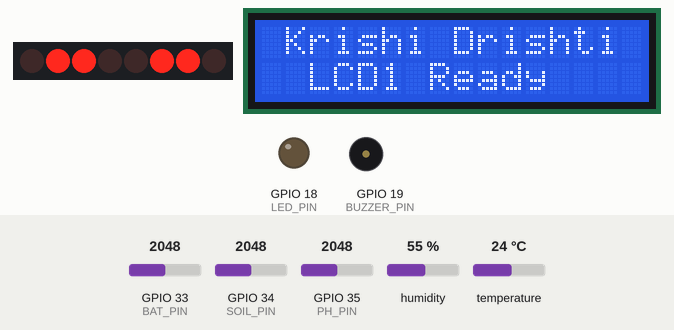
Simulated run of this sketch. Board: ESP32. Parts: 8 port-expander outputs drawn as a row of LEDs (first output left, lit = HIGH), 16×2 character LCD, output pins drawn as LEDs (lit = HIGH), buzzer (waves = sounding). Wiring (inferred from the names in the program): PCF8574 port expander at I2C address 0x27. Wiring (inferred from the signals the program sends): row of LEDs: on Q0, Q1, Q2, Q3, Q4, Q5, Q6, Q7. The test bench sets the inputs (shaded band); at power-on: temperature 24 °C, GPIO 35 (PH_PIN) = 2048, GPIO 34 (SOIL_PIN) = 2048, GPIO 33 (BAT_PIN) = 2048, humidity 55 %. WiFi joins after 1.5 s; servers stay silent unless stated; uploads are accepted with an empty reply; what the sketch prints to the serial monitor is not drawn.

Above: at 1.0 s.
At 9.0 s:
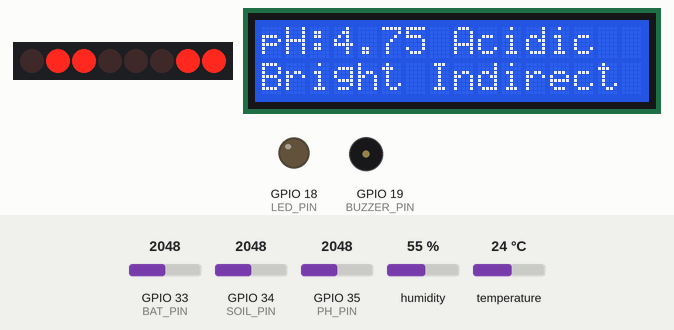
9.1 s: temperature set to 33 °C
At 13.1 s:
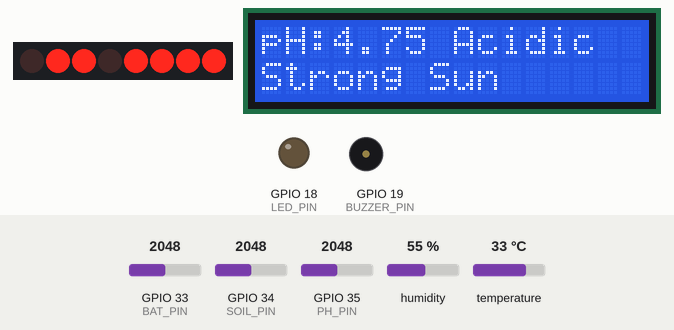
13.4 s: GPIO 35 (PH_PIN) set to 1911
At 17.7 s:
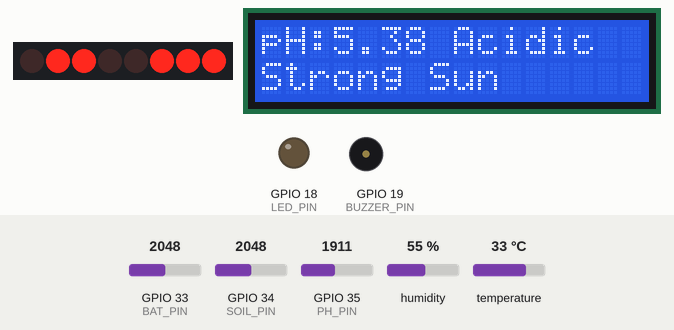
19.9 s: GPIO 35 (PH_PIN) set to 1858
At 21.6 s:
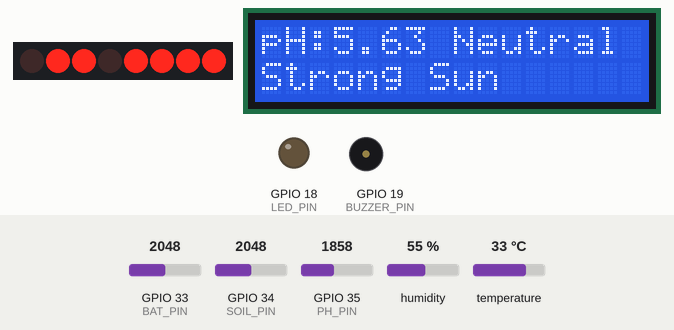
23.9 s: GPIO 34 (SOIL_PIN) set to 2641
29.4 s: GPIO 34 (SOIL_PIN) set to 2763
At 32.18 s:
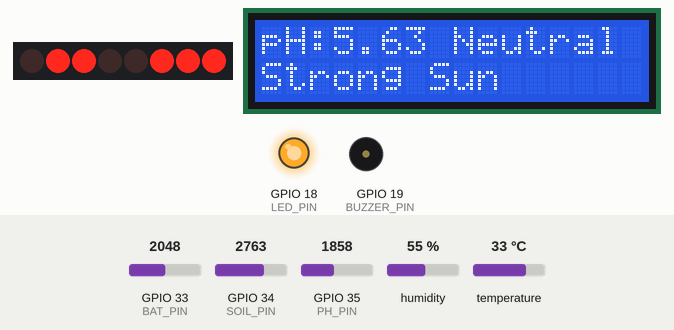
32.3 s: GPIO 33 (BAT_PIN) set to 2866
Timing chart, 0 to 64.8 s (numbered marks = the images above; inputs shaded):
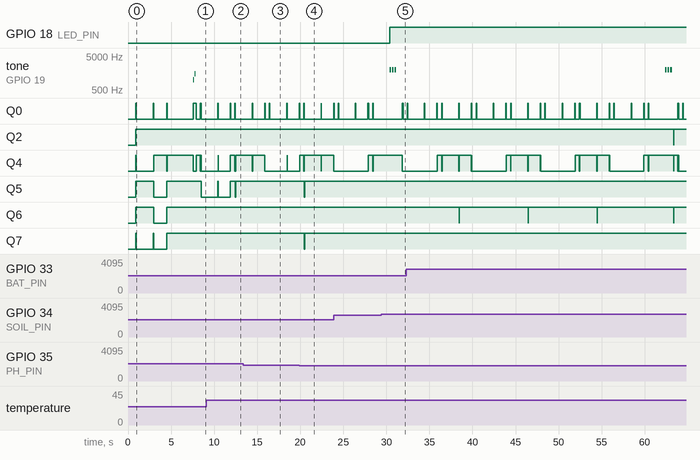

Measured:
- the behaviour switches between 1886 and 1885 on GPIO 35 (PH_PIN) (found by bisection; images 3 and 4)
- the behaviour switches between 2690 and 2691 on GPIO 34 (SOIL_PIN) (found by bisection; images 4 and 5)
- after the input at 9.1 s, the display: first differs from a run without the input after 3.3 s (image 2 shows a later state)
- after the input at 19.9 s, the display: first differs from a run without the input after 0.52 s (image 4 shows a later state)
- after the input at 29.4 s, GPIO 18 (LED_PIN): LOW → HIGH after 0.98 s; tone on GPIO 19 (BUZZER_PIN): alternates 2000 Hz for 0.20 s and silent for 0.10 s, 6 changes in all, then stays silent, starting after 0.98 s
- what the display in image 0 shows lasts 1.9 s, from 1.0 s to 2.9 s

The sketch:

krishi_drishti_v3.ino
```cpp
// ================================================================
//  Krishi Drishti v3 — BH1750 DISABLED
//  Light status now derived from TEMPERATURE only
//  All other sensors remain the same
// ================================================================

#include <DHT.h>
#include <Wire.h>
#include <LiquidCrystal_I2C.h>
#include <WiFi.h>
#include <HTTPClient.h>

// ================================================================
//  WIFI & SERVER
// ================================================================
const char* WIFI_SSID     = "Redmi 13";
const char* WIFI_PASSWORD = "12345678";
const char* SERVER_URL    = "http://192.168.137.207:8080/api/data";

// ================================================================
//  PINS
// ================================================================
#define SOIL_PIN    34
#define PH_PIN      35
#define DHT_PIN      4
#define DHT_TYPE    DHT22
#define BUZZER_PIN  19
#define LED_PIN     18
#define BAT_PIN     33
#define LCD2_SDA    25
#define LCD2_SCL    26

TwoWire I2C_BUS2 = TwoWire(1);

DHT               dht(DHT_PIN, DHT_TYPE);
LiquidCrystal_I2C lcd1(0x27, 16, 2);
LiquidCrystal_I2C lcd2(0x27, 16, 2);

// ================================================================
//  CALIBRATION
// ================================================================
int   SOIL_DRY      = 3200;
int   SOIL_WET      = 1500;
float PH_SLOPE      = -5.70;
float PH_OFFSET     =  14.16;
const float R1          = 100000.0;
const float R2          =  47000.0;
const float VREF        =       3.3;
const float BAT_FULL_V  =       8.4;
const float BAT_EMPTY_V =       6.0;

// ================================================================
//  SENSOR STATE
// ================================================================
float  g_temp = 0, g_humidity = 0, g_pH = 0;
int    g_soilPercent = 0, g_soilRaw = 0;
float  g_batVoltage  = 0;
int    g_batPercent  = 0;
String g_soilStatus  = "---";
String g_tempStatus  = "---";
String g_lightStatus = "---";   // derived from temp
String g_lightAdvice = "---";   // advice based on temp
String g_lightDetail = "---";   // extra detail
String g_phStatus    = "---";
String g_batStatus   = "---";

unsigned long previousMillis = 0;
unsigned long lcd2FlipMillis = 0;
byte          lcd2Page       = 0;

const unsigned long READ_INTERVAL  = 2000;
const unsigned long LCD2_FLIP_TIME = 4000;
const byte          SAMPLE_COUNT   = 30;

// ================================================================
//  BUZZER COOLDOWN
// ================================================================
unsigned long lastDryAlertTime  = 0;
unsigned long lastPhAlertTime   = 0;
unsigned long lastBatAlertTime  = 0;
unsigned long lastTempAlertTime = 0;
const unsigned long DRY_ALERT_INTERVAL  = 30000;
const unsigned long PH_ALERT_INTERVAL   = 60000;
const unsigned long BAT_ALERT_INTERVAL  = 120000;
const unsigned long TEMP_ALERT_INTERVAL = 60000;

// ================================================================
//  HELPERS
// ================================================================
int readAverage(byte pin) {
  long total = 0;
  for (byte i = 0; i < SAMPLE_COUNT; i++) {

    total += analogRead(pin); delay(5);

    }
  return total / SAMPLE_COUNT;
}
void beep(int f, int ms) { tone(BUZZER_PIN, f); delay(ms); noTone(BUZZER_PIN); }
void dryAlert()  { for (int i = 0; i < 3; i++) { beep(2000, 200); delay(100); } }
void batAlert()  { beep(800, 500); delay(200); beep(800, 500); }
void phAlert()   { beep(1200, 300); delay(150); beep(1200, 300); }
void tempAlert() { beep(1800, 300); delay(100); beep(1800, 300); delay(100); beep(1800, 300); }

// ================================================================
//  LCD2 LOW-LEVEL WRITE
// ================================================================
#define LCD_ADDR      0x27
#define LCD_BACKLIGHT 0x08
#define LCD_EN        0x04
#define LCD_RW        0x02
#define LCD_RS        0x01

void lcd2_write4bits(uint8_t value) {
  I2C_BUS2.beginTransmission(LCD_ADDR);
  I2C_BUS2.write(value | LCD_BACKLIGHT);
  I2C_BUS2.endTransmission();
  delayMicroseconds(1);
  I2C_BUS2.beginTransmission(LCD_ADDR);
  I2C_BUS2.write((value | LCD_EN) | LCD_BACKLIGHT);
  I2C_BUS2.endTransmission();
  delayMicroseconds(1);
  I2C_BUS2.beginTransmission(LCD_ADDR);
  I2C_BUS2.write((value & ~LCD_EN) | LCD_BACKLIGHT);
  I2C_BUS2.endTransmission();
  delayMicroseconds(50);
}
void lcd2_send(uint8_t value, uint8_t mode) {
  uint8_t hi = (value & 0xF0) | mode;
  uint8_t lo = ((value << 4) & 0xF0) | mode;
  lcd2_write4bits(hi);
  lcd2_write4bits(lo);
}
void lcd2_cmd(uint8_t cmd) { lcd2_send(cmd, 0);     delayMicroseconds(2000); }
void lcd2_char(uint8_t ch) { lcd2_send(ch, LCD_RS); delayMicroseconds(50);   }
void lcd2_init() {
  delay(50);
  lcd2_write4bits(0x30); delay(5);
  lcd2_write4bits(0x30); delayMicroseconds(150);
  lcd2_write4bits(0x30); delayMicroseconds(150);
  lcd2_write4bits(0x20); delayMicroseconds(150);
  lcd2_cmd(0x28); lcd2_cmd(0x08); lcd2_cmd(0x01);
  delay(2);
  lcd2_cmd(0x06); lcd2_cmd(0x0C);
}
void lcd2_clear()                             { lcd2_cmd(0x01); delay(2); }
void lcd2_setCursor(uint8_t col, uint8_t row) {
  uint8_t offsets[] = {0x00, 0x40};
  lcd2_cmd(0x80 | (col + offsets[row]));
}
void lcd2_print(const char* str) { while (*str) lcd2_char(*str++); }
void lcd2_print(String s)        { lcd2_print(s.c_str()); }
void lcd2_print(int n)           { lcd2_print(String(n)); }
void lcd2_print(float f, int d)  { lcd2_print(String(f, d)); }

// ================================================================
//  BATTERY
// ================================================================
void readBattery() {
  int   raw    = readAverage(BAT_PIN);
  float vPin   = raw * (VREF / 4095.0);
  g_batVoltage = vPin * ((R1 + R2) / R2);
  g_batPercent = (int)((g_batVoltage - BAT_EMPTY_V) / (BAT_FULL_V - BAT_EMPTY_V) * 100.0);
  g_batPercent = constrain(g_batPercent, 0, 100);
  if      (g_batPercent > 70) g_batStatus = "Good";
  else if (g_batPercent > 30) g_batStatus = "Low";
  else                         g_batStatus = "Critical";
}

// ================================================================
//  LIGHT STATUS DERIVED FROM TEMPERATURE
//
//  Logic: Temperature tells us what time of day / season it is
//  and what kind of light environment the plant is likely in
//
//  < 5°C    = Freezing dark / winter night
//  5–10°C   = Cold dark / early morning
//  10–15°C  = Cool / low morning light
//  15–20°C  = Cool bright / morning sun
//  20–25°C  = Ideal / bright indirect
//  25–30°C  = Warm / good sunlight
//  30–35°C  = Hot / strong direct sun
//  35–40°C  = Very hot / intense sun
//  > 40°C   = Extreme / dangerous heat
// ================================================================
void calcLightFromTemp() {

  if (g_temp < 5) {
    g_lightStatus = "Dark";
    g_lightAdvice = "Freezing & Dark";
    g_lightDetail = "Move inside now!";
  }
  else if (g_temp < 10) {
    g_lightStatus = "Very Dark";
    g_lightAdvice = "Cold & Dark";
    g_lightDetail = "Needs warmth+light";
  }
  else if (g_temp < 15) {
    g_lightStatus = "Low Light";
    g_lightAdvice = "Cool,low light";
    g_lightDetail = "Move to window";
  }
  else if (g_temp < 18) {
    g_lightStatus = "Dim Light";
    g_lightAdvice = "Cool & Dim";
    g_lightDetail = "Shade plants OK";
  }
  else if (g_temp < 22) {
    g_lightStatus = "Moderate";
    g_lightAdvice = "Good temperature";
    g_lightDetail = "Most plants happy";
  }
  else if (g_temp < 26) {
    g_lightStatus = "Bright Indirect";
    g_lightAdvice = "PERFECT!";
    g_lightDetail = "Ideal conditions";
  }
  else if (g_temp < 30) {
    g_lightStatus = "Bright";
    g_lightAdvice = "Warm & Bright";
    g_lightDetail = "Veggies thrive!";
  }
  else if (g_temp < 33) {
    g_lightStatus = "Very Bright";
    g_lightAdvice = "Hot & Bright";
    g_lightDetail = "Water more often";
  }
  else if (g_temp < 37) {
    g_lightStatus = "Strong Sun";
    g_lightAdvice = "Too hot+bright";
    g_lightDetail = "Shield from sun!";
  }
  else if (g_temp < 40) {
    g_lightStatus = "Intense Sun";
    g_lightAdvice = "Danger: Very Hot";
    g_lightDetail = "Move to shade!";
  }
  else {
    g_lightStatus = "Extreme Heat";
    g_lightAdvice = "DANGER: >40C!";
    g_lightDetail = "Emergency! Cool!";
  }
}

// ================================================================
//  HEALTH SCORE
// ================================================================
int calcHealth() {
  int s = 100;
  if      (g_soilPercent < 20) s -= 30;
  else if (g_soilPercent < 40) s -= 15;
  else if (g_soilPercent > 85) s -= 10;
  if      (g_pH < 5.0 || g_pH > 8.0)   s -= 25;
  else if (g_pH < 5.5 || g_pH > 7.5)   s -= 10;
  if      (g_temp < 5  || g_temp > 40)  s -= 35;
  else if (g_temp < 10 || g_temp > 37)  s -= 25;
  else if (g_temp < 15 || g_temp > 33)  s -= 15;
  else if (g_temp >= 22 && g_temp < 26) s +=  5; // bonus for perfect temp
  if      (g_humidity < 20 || g_humidity > 90) s -= 20;
  else if (g_humidity < 30 || g_humidity > 80) s -=  8;
  if (g_batPercent < 10) s -= 15;
  return constrain(s, 0, 100);
}

// ================================================================
//  LCD1 — pH & Light (derived from temp)
//  Line 1: "pH:6.82 Neutral "
//  Line 2: "Bright Indirect "
// ================================================================
void updateLCD1() {
  lcd1.clear();

  lcd1.setCursor(0, 0);
  lcd1.print("pH:");
  lcd1.print(g_pH, 2);
  lcd1.print(" ");
  lcd1.print(g_phStatus);

  lcd1.setCursor(0, 1);
  String line2 = g_lightStatus;
  while (line2.length() < 16) line2 += " ";
  lcd1.print(line2.substring(0, 16));
}

// ================================================================
//  LCD2 — Soil/Env ↔ Light Advice
//
//  Sub-page 0:
//    Line 1: "Soil:65%  Moist "
//    Line 2: "T:28.4C  H:65%  "
//
//  Sub-page 1:
//    Line 1: light advice  e.g. "PERFECT!"
//    Line 2: light detail  e.g. "Ideal conditions"
// ================================================================
void updateLCD2() {
  lcd2_clear();

  if (lcd2Page == 0) {
    lcd2_setCursor(0, 0);
    lcd2_print("Soil:");
    lcd2_print(g_soilPercent);
    lcd2_print("% ");
    lcd2_print(g_soilStatus);

    lcd2_setCursor(0, 1);
    lcd2_print("T:");
    lcd2_print(g_temp, 1);
    lcd2_print("C H:");
    lcd2_print((int)g_humidity);
    lcd2_print("%   ");

  } else {
    String line1 = g_lightAdvice;
    while (line1.length() < 16) line1 += " ";
    lcd2_setCursor(0, 0);
    lcd2_print(line1.substring(0, 16));

    String line2 = g_lightDetail;
    while (line2.length() < 16) line2 += " ";
    lcd2_setCursor(0, 1);
    lcd2_print(line2.substring(0, 16));
  }
}

// ================================================================
//  JSON — includes lightStatus, lightAdvice, lightDetail
//  lux sent as 0 since BH1750 is disabled
// ================================================================
String buildSensorJson() {
  String j = "{";
  j += "\"temp\":"           + String(g_temp, 1)       + ",";
  j += "\"humidity\":"       + String(g_humidity, 1)   + ",";
  j += "\"soil\":"           + String(g_soilPercent)   + ",";
  j += "\"ph\":"             + String(g_pH, 2)         + ",";
  j += "\"lux\":"            + String(0)               + ",";  // BH1750 offline
  j += "\"batV\":"           + String(g_batVoltage, 2) + ",";
  j += "\"batPct\":"         + String(g_batPercent)    + ",";
  j += "\"health\":"         + String(calcHealth())    + ",";
  j += "\"soilStatus\":\""   + g_soilStatus            + "\",";
  j += "\"phStatus\":\""     + g_phStatus              + "\",";
  j += "\"tempStatus\":\""   + g_tempStatus            + "\",";
  j += "\"lightStatus\":\""  + g_lightStatus           + "\",";
  j += "\"lightAdvice\":\""  + g_lightAdvice           + "\",";
  j += "\"lightDetail\":\""  + g_lightDetail           + "\",";
  j += "\"batStatus\":\""    + g_batStatus             + "\",";
  j += "\"lightSource\":\"temp_derived\"";  // tells backend BH1750 is offline
  j += "}";
  return j;
}

void sendViaWiFi() {
  if (WiFi.status() == WL_CONNECTED) {
    HTTPClient http;
    http.begin(SERVER_URL);
    http.addHeader("Content-Type", "application/json");
    int code = http.POST(buildSensorJson());
    if (code > 0) Serial.printf("[HTTP] POST code: %d\n", code);
    else          Serial.printf("[HTTP] POST failed: %s\n", http.errorToString(code).c_str());
    http.end();
  } else {
    Serial.println("[WIFI] Disconnected. Reconnecting...");
    WiFi.reconnect();
  }
}

// ================================================================
//  SETUP
// ================================================================
void setup() {
  Serial.begin(115200);
  delay(500);

  Wire.begin(21, 22);
  I2C_BUS2.begin(LCD2_SDA, LCD2_SCL);
  delay(200);

  dht.begin();

  // BH1750 is disabled — no lightMeter.begin()
  Serial.println("[INFO] BH1750 disabled. Light derived from temperature.");

  pinMode(BUZZER_PIN, OUTPUT);
  pinMode(LED_PIN,    OUTPUT);

  lcd1.init();
  lcd1.backlight();
  lcd1.setCursor(1, 0); lcd1.print("Krishi Drishti");
  lcd1.setCursor(2, 1); lcd1.print("LCD1 Ready");

  lcd2_init();
  lcd2_setCursor(1, 0); lcd2_print("Krishi Drishti");
  lcd2_setCursor(2, 1); lcd2_print("LCD2 Ready");

  delay(2000);
  lcd1.clear();
  lcd2_clear();

  lcd1.setCursor(0, 0); lcd1.print("Connecting WiFi ");
  lcd1.setCursor(0, 1); lcd1.print(WIFI_SSID);
  lcd2_setCursor(0, 0); lcd2_print("Connecting WiFi ");
  lcd2_setCursor(0, 1); lcd2_print("Please wait...");

  WiFi.begin(WIFI_SSID, WIFI_PASSWORD);
  while (WiFi.status() != WL_CONNECTED) { delay(500); Serial.print("."); }

  Serial.println("\n=== Krishi Drishti v3 (BH1750 offline) ===");
  Serial.print("IP: "); Serial.println(WiFi.localIP());

  lcd1.clear();
  lcd1.setCursor(0, 0); lcd1.print("WiFi Connected!");
  lcd1.setCursor(0, 1); lcd1.print(WiFi.localIP().toString());
  lcd2_clear();
  lcd2_setCursor(0, 0); lcd2_print("WiFi Connected!");
  lcd2_setCursor(0, 1); lcd2_print(WiFi.localIP().toString());

  delay(3000);
  lcd1.clear();
  lcd2_clear();

  beep(1000, 100); delay(100); beep(1500, 100);
  Serial.println("[OK]  Device ready.");
}

// ================================================================
//  LOOP
// ================================================================
void loop() {

  if (millis() - lcd2FlipMillis >= LCD2_FLIP_TIME) {
    lcd2FlipMillis = millis();
    lcd2Page = (lcd2Page + 1) % 2;
    updateLCD2();
  }

  if (millis() - previousMillis >= READ_INTERVAL) {
    previousMillis = millis();

    // Soil
    g_soilRaw     = readAverage(SOIL_PIN);
    g_soilPercent = map(g_soilRaw, SOIL_DRY, SOIL_WET, 0, 100);
    g_soilPercent = constrain(g_soilPercent, 0, 100);

    // pH
    int   phRaw     = readAverage(PH_PIN);
    float phVoltage = phRaw * (VREF / 4095.0);
    g_pH            = PH_SLOPE * phVoltage + PH_OFFSET;
    g_pH            = constrain(g_pH, 0.0, 14.0);

    // DHT22
    float h = dht.readHumidity();
    float t = dht.readTemperature();
    if (!isnan(h) && !isnan(t)) { g_humidity = h; g_temp = t; }
    else Serial.println("[WARN] DHT22 read failed");

    // Battery
    readBattery();

    // Status strings
    if      (g_soilPercent < 20) g_soilStatus = "VeryDry";
    else if (g_soilPercent < 40) g_soilStatus = "Dry";
    else if (g_soilPercent < 70) g_soilStatus = "Moist";
    else                          g_soilStatus = "Wet";

    if      (g_pH < 5.5)  g_phStatus = "Acidic";
    else if (g_pH <= 7.5) g_phStatus = "Neutral";
    else                   g_phStatus = "Alkaline";

    if      (g_temp < 5)  g_tempStatus = "Freezing";
    else if (g_temp < 10) g_tempStatus = "Very Cold";
    else if (g_temp < 15) g_tempStatus = "Cold";
    else if (g_temp < 20) g_tempStatus = "Cool";
    else if (g_temp < 26) g_tempStatus = "Ideal";
    else if (g_temp < 30) g_tempStatus = "Warm";
    else if (g_temp < 35) g_tempStatus = "Hot";
    else                   g_tempStatus = "Very Hot";

    // Light derived from temperature
    calcLightFromTemp();

    // Alerts
    if (g_soilPercent < 30) {
      digitalWrite(LED_PIN, HIGH);
      if (millis() - lastDryAlertTime >= DRY_ALERT_INTERVAL) { dryAlert(); lastDryAlertTime = millis(); }
    } else { digitalWrite(LED_PIN, LOW); }

    if (g_pH < 5.0 || g_pH > 8.5)
      if (millis() - lastPhAlertTime >= PH_ALERT_INTERVAL) { phAlert(); lastPhAlertTime = millis(); }

    if (g_batPercent < 15)
      if (millis() - lastBatAlertTime >= BAT_ALERT_INTERVAL) { batAlert(); lastBatAlertTime = millis(); }

    if (g_temp > 35 || g_temp < 10)
      if (millis() - lastTempAlertTime >= TEMP_ALERT_INTERVAL) { tempAlert(); lastTempAlertTime = millis(); }

    // Update LCDs
    updateLCD1();
    updateLCD2();

    // Serial output
    Serial.printf(
      "Soil:%d%% [%s] | pH:%.2f [%s] | T:%.1fC [%s] H:%.1f%% | Light:[%s] | Bat:%d%% [%s]\n",
      g_soilPercent, g_soilStatus.c_str(),
      g_pH, g_phStatus.c_str(),
      g_temp, g_tempStatus.c_str(), g_humidity,
      g_lightStatus.c_str(),
      g_batPercent, g_batStatus.c_str()
    );
    Serial.printf("  Light: %s | %s\n", g_lightAdvice.c_str(), g_lightDetail.c_str());

    sendViaWiFi();
  }
}
```
